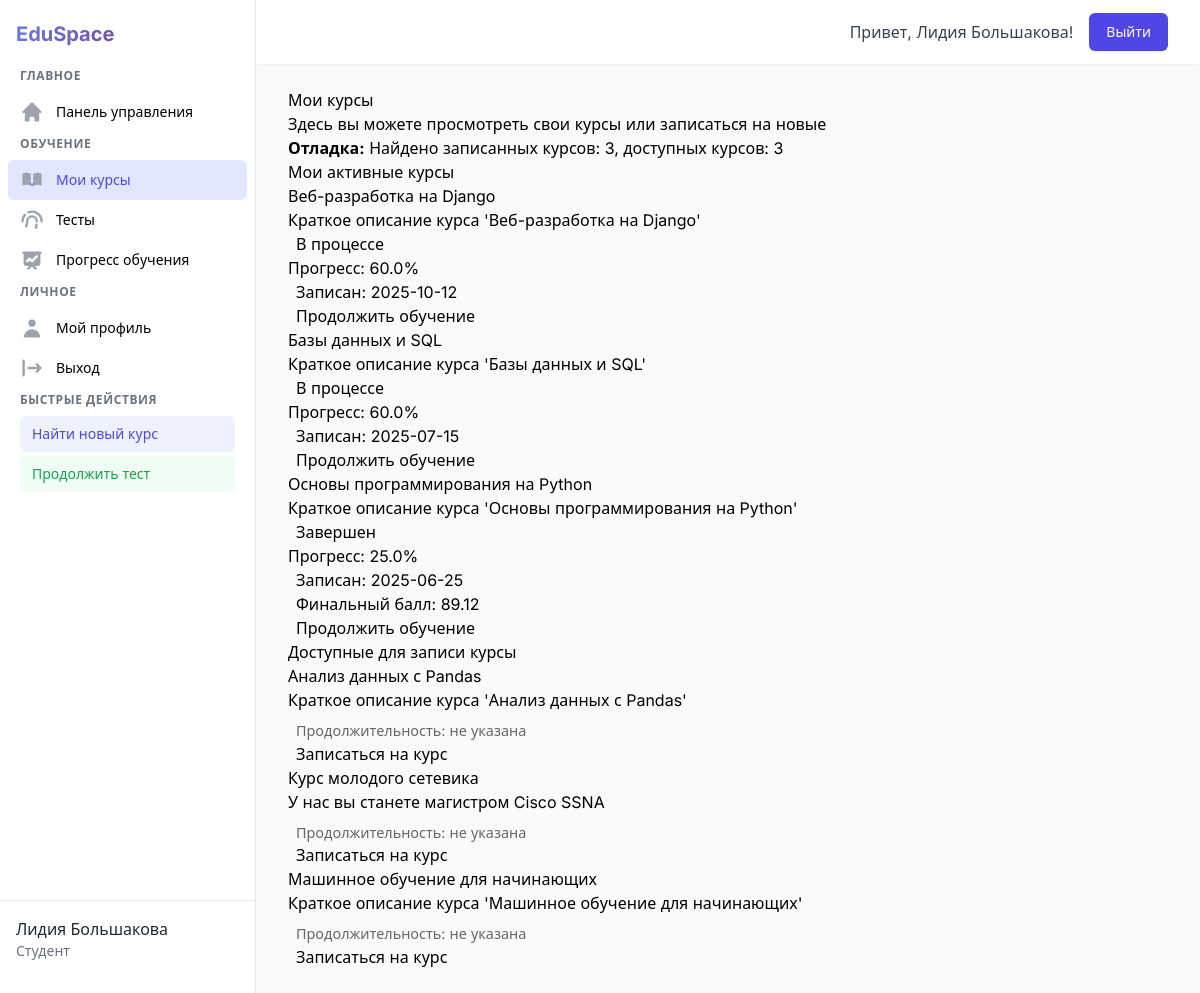
The app's page /student/courses (signed in) with its own data.
### tables this page shows
CREATE TABLE courses (
            id TEXT PRIMARY KEY,
            title TEXT NOT NULL,
            short_description TEXT,
            description TEXT,
            author_id TEXT NOT NULL,
            start_date TIMESTAMP,
            end_date TIMESTAMP,
            is_active BOOLEAN DEFAULT 1,
            created_at TIMESTAMP DEFAULT CURRENT_TIMESTAMP,
            FOREIGN KEY (author_id) REFERENCES users(id)
        );

CREATE TABLE progress_courses (
            id TEXT PRIMARY KEY,
            user_id TEXT NOT NULL,
            course_id TEXT NOT NULL,
            enrolled_at TIMESTAMP DEFAULT CURRENT_TIMESTAMP,
            status TEXT DEFAULT 'active',
            progress_percent REAL DEFAULT 0.0,
            final_score REAL,
            finished_at TIMESTAMP,
            FOREIGN KEY (user_id) REFERENCES users(id),
            FOREIGN KEY (course_id) REFERENCES courses(id)
        );

### app.py (the view, shortened to what this page needs)
@app.route('/student/courses')
@login_required
@role_required('student')
def student_courses():
    user_id = session.get('user_id')
    print(f"DEBUG: Получение курсов для студента {user_id}")
    from database.models import Course
    db = auth_service.db
    course_model = Course(db)
    all_courses = course_model.get_all(active_only=True)
    enrolled_courses = []
    try:
        from database.models import ProgressCourse
        progress_course_model = ProgressCourse(db)
        user_progress = progress_course_model.get_by_user(user_id)
        for progress in user_progress:
            course = course_model.get_by_id(progress.course_id)
            if course:
                from database.models import ProgressModule, Module
                progress_module_model = ProgressModule(db)
                module_model = Module(db)
                modules = module_model.get_by_course(course.id)
                total_modules = len(modules)
                completed_modules = 0
                for module in modules:
                    module_progress = progress_module_model.get_by_enrollment_and_module(progress.id, module.id)
                    if module_progress and module_progress.status == 'completed':
                        completed_modules += 1
                progress_percent = (completed_modules / total_modules * 100) if total_modules > 0 else 0
                enrolled_courses.append({
                    'course': course.to_dict(),
                    'progress': {
                        'id': progress.id,
                        'status': progress.status,
                        'progress_percent': round(progress_percent, 2),
                        'final_score': progress.final_score,
                        'enrolled_at': progress.enrolled_at,
                        'finished_at': progress.finished_at
                    }
                })
    except Exception as e:
        print(f"Ошибка получения записанных курсов: {e}")
        import traceback
        traceback.print_exc()
    enrolled_ids = [course['course']['id'] for course in enrolled_courses]
    available_courses = []
    for course in all_courses:
        if course.id not in enrolled_ids:
            available_courses.append(course.to_dict())
    print(f"DEBUG: Записанных курсов: {len(enrolled_courses)}, доступных курсов: {len(available_courses)}")
    return render_template('student/courses.html',
                           enrolled_courses=enrolled_courses,
                           available_courses=available_courses,
                           user_name=session.get('user_name'))

### app.py (called while the page is built)
def login_required(f):
    @wraps(f)
    def decorated_function(*args, **kwargs):
        if 'user_id' not in session:
            flash('Требуется авторизация', 'warning')
            return redirect(url_for('login'))
        return f(*args, **kwargs)
    return decorated_function

def role_required(required_role):
    def decorator(f):
        @wraps(f)
        def decorated_function(*args, **kwargs):
            if 'user_id' not in session:
                flash('Требуется авторизация', 'warning')
                return redirect(url_for('login'))
            if session.get('user_role') != required_role:
                flash('Доступ запрещен', 'danger')
                return redirect(url_for('index'))
            return f(*args, **kwargs)
        return decorated_function
    return decorator

@app.template_filter('format_date')
def format_date_filter(date):
    if isinstance(date, datetime):
        return date.strftime('%Y-%m-%d')
    elif isinstance(date, str):
        try:
            dt = datetime.fromisoformat(date.replace('Z', '+00:00'))
            return dt.strftime('%Y-%m-%d')
        except:
            return date
    return date

### database/models.py (called while the page is built)
    def get_connection(self):
        return sqlite3.connect(self.db_path)

    def execute_query(self, query: str, params: tuple = (), fetch_one: bool = False):
        conn = self.get_connection()
        conn.row_factory = sqlite3.Row  # Для получения результатов в виде словаря
        cursor = conn.cursor()
        try:
            cursor.execute(query, params)
            conn.commit()
            if fetch_one:
                result = cursor.fetchone()
                return dict(result) if result else None
            else:
                results = cursor.fetchall()
                return [dict(row) for row in results]
        except Exception as e:
            conn.rollback()
            raise e
        finally:
            conn.close()

    def to_dict(self):
        result = {}
        for key, value in self.__dict__.items():
            if not key.startswith('_') and key != 'db':
                if isinstance(value, datetime):
                    result[key] = value.isoformat()
                else:
                    result[key] = value
        return result

### templates/student/courses.html (shortened to what this page needs)
{% extends "student/base.html" %}
{% block content %}
<div class="courses-container">
    <h1 class="page-title">Мои курсы</h1>
    <p class="page-description">
        Здесь вы можете просмотреть свои курсы или записаться на новые
    </p>
    <div class="debug-info">
        <strong>Отладка:</strong> Найдено записанных курсов: {{ enrolled_courses|length }}, доступных курсов: {{ available_courses|length }}
    </div>
    {% if enrolled_courses|length > 0 %}
        <h2 class="section-title">Мои активные курсы</h2>
        <div class="courses-grid">
            {% for course_data in enrolled_courses %}
                {% set course = course_data.course %}
                {% set progress = course_data.progress %}
                <div class="course-card">
                    <div class="course-header">
                        <h3 class="course-title">{{ course.title }}</h3>
                        {% if course.short_description %}
                            <p class="course-description">{{ course.short_description }}</p>
                        {% endif %}
                        <div class="course-status {% if progress.status == 'completed' %}status-completed{% else %}status-active{% endif %}">
                            {{ 'Завершен' if progress.status == 'completed' else 'В процессе' }}
                        </div>
                    </div>
                    <div class="course-footer">
                        <div class="progress-container">
                            <div class="progress-info">
                                <span>Прогресс:</span>
                                <span class="progress-percent">{{ progress.progress_percent|round(1) }}%</span>
                            </div>
                        </div>
                        {% if progress.enrolled_at %}
                            <div class="enroll-date">
                                Записан: {{ progress.enrolled_at|format_date if progress.enrolled_at else '' }}
                            </div>
                        {% endif %}
                        {% if progress.final_score %}
                            <div class="test-results">
                                Финальный балл:
                                <span class="score-badge">{{ progress.final_score|round(2) }}</span>
                            </div>
                        {% endif %}
                        <a href="{{ url_for('student_course_detail', course_id=course.id) }}"
                           class="btn-enroll">
                            Продолжить обучение
                        </a>
                    </div>
                </div>
            {% endfor %}
        </div>
    {% endif %}
    {% if available_courses|length > 0 %}
        <h2 class="section-title">Доступные для записи курсы</h2>
        <div class="courses-grid">
            {% for course in available_courses %}
                <div class="course-card">
                    <div class="course-header">
                        <h3 class="course-title">{{ course.title }}</h3>
                        {% if course.short_description %}
                            <p class="course-description">{{ course.short_description }}</p>
                        {% endif %}
                        <div style="margin-top: 8px; color: #666; font-size: 0.9rem;">
                            {% if course.estimated_duration %}
                                Продолжительность: {{ course.estimated_duration }} часов
                            {% else %}
                                Продолжительность: не указана
                            {% endif %}
                        </div>
                    </div>
                    <div class="course-footer">
                        <button onclick="enrollCourse('{{ course.id }}')"
                                class="btn-enroll"
                                {% if course.id.startswith('demo_') %}data-demo="true"{% endif %}>
                            {% if course.id.startswith('demo_') %}
                                Записаться на демо-курс
                            {% else %}
                                Записаться на курс
                            {% endif %}
                        </button>
                    </div>
                </div>
            {% endfor %}
        </div>
    {% endif %}
</div>
{% endblock %}

### templates/student/base.html (style rules this page uses)
* { box-sizing: border-box; }
body { font-family: 'Inter', system-ui, -apple-system, sans-serif; }

### records on screen
courses: title "Веб-разработка на Django", short_description "Краткое описание курса 'Веб-разработка на Django'"
progress_courses: status "В процессе"
courses: title "Базы данных и SQL", short_description "Краткое описание курса 'Базы данных и SQL'"
progress_courses: status "В процессе"
courses: title "Основы программирования на Python", short_description "Краткое описание курса 'Основы программирования на Python'"
progress_courses: status "Завершен", final_score "89.12"
courses: title "Анализ данных с Pandas", short_description "Краткое описание курса 'Анализ данных с Pandas'", shows "Записаться на курс"
courses: title "Курс молодого сетевика", short_description "У нас вы станете магистром Cisco SSNA", shows "Записаться на курс"
courses: title "Машинное обучение для начинающих", short_description "Краткое описание курса 'Машинное обучение для начинающих'", shows "Записаться на курс"

### other values on screen
{{ user_name }} "Лидия Большакова"
{{ enrolled_courses|length }} "3"
{{ available_courses|length }} "3"
{{ progress.progress_percent|round(1) }} "60.0" "60.0" "25.0"
{{ progress.enrolled_at|format_date if progress.enrolled_at else '' }} "2025-10-12" "2025-07-15" "2025-06-25"
